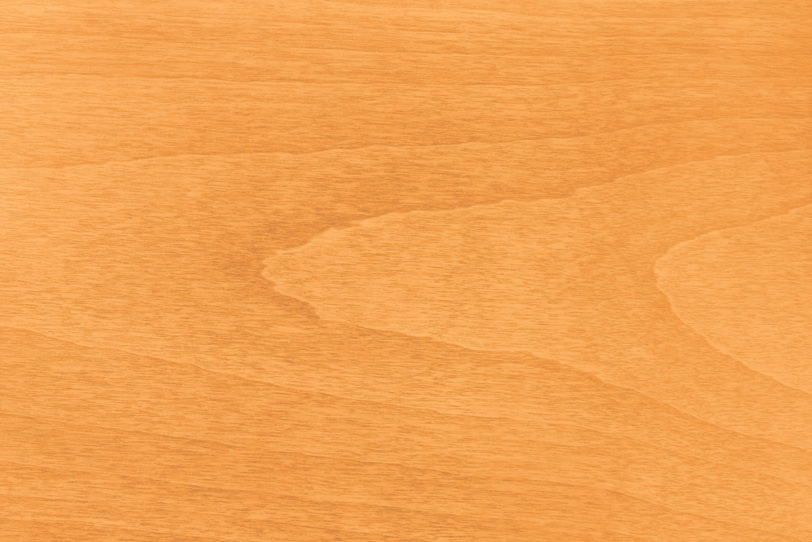
#> input picture images/wood-texture.jpg, 812 x 542 px
$ python -i generate_background.py   (imports and definitions only)
#> lines starting #> are read from the running program, lines starting #| are printed output that depends on the picture
#> further down, picture is the input picture: PIL image 812x542 RGB; mean R, G, B 242.8, 162, 81.2
#!/usr/bin/env python3
from __future__ import annotations

import math
import shutil
from pathlib import Path

import cv2
from PIL import Image, ImageChops, ImageDraw, ImageEnhance, ImageFilter, ImageOps


ROOT = Path(__file__).resolve().parent
REPO_ROOT = ROOT.parent
ASSETS = ROOT / "assets"

PAGE_MM = (61.0, 97.0)
DPI = 635
WIDTH = round(PAGE_MM[0] / 25.4 * DPI)
HEIGHT = round(PAGE_MM[1] / 25.4 * DPI)
SCALE = DPI / 25.4

WOOD_TEXTURE = REPO_ROOT / "images" / "wood-texture.jpg"
LOGO = REPO_ROOT / "images" / "card-logo.png"
FRONT_PHOTO_SOURCE = Path("/mnt/e/picture2/ee381eef14057097.png")
FRONT_PHOTO_ASSET = ASSETS / "front-photo-source.png"
HEADER_BANNER_SOURCE = REPO_ROOT / "images" / "header-banner.png"
HEADER_BANNER_CLEAN_ASSET = ASSETS / "header-banner-clean.png"


def mm(value: float) -> int:
    return round(value * SCALE)


# [12 lines left out: function mirror_tile, not called in this run]


def color_grade_wood(img: Image.Image, mode: str = "back") -> Image.Image:
#> called with mode = 'back'
    if mode == "front":
        img = ImageEnhance.Color(img).enhance(0.34)
        img = ImageEnhance.Contrast(img).enhance(1.28)
        img = ImageEnhance.Brightness(img).enhance(0.42)
        shadow_color = "#0d0a08"
        light_color = "#1a1310"
        glow_strength = 0
        vignette_strength = 58
        dark_color = "#070504"
    else:
        img = ImageEnhance.Color(img).enhance(0.72)
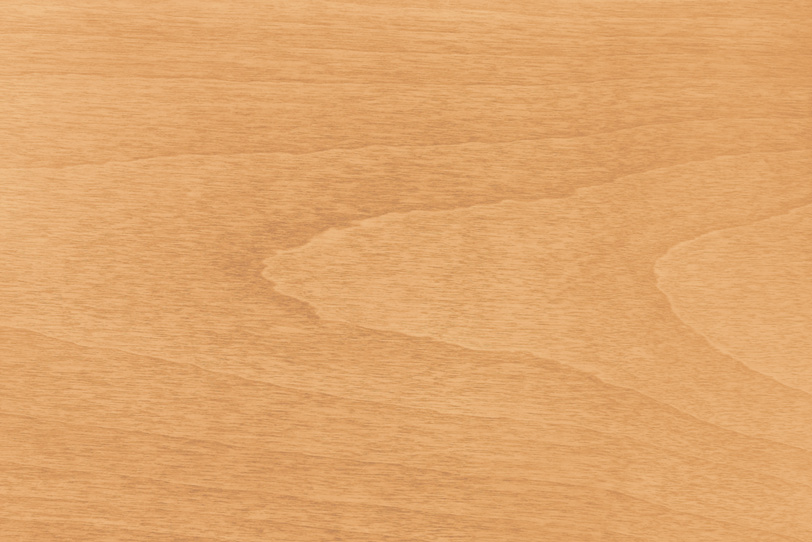
#> img: PIL image 812x542 RGB; mean R, G, B 224, 165.7, 107.5
        img = ImageEnhance.Contrast(img).enhance(1.16)
        img = ImageEnhance.Brightness(img).enhance(0.64)
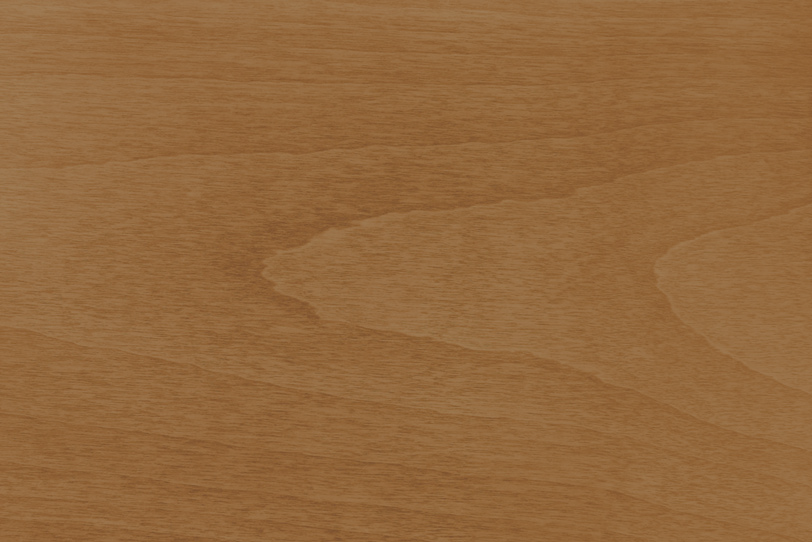
#> img: PIL image 812x542 RGB; mean R, G, B 147.4, 104.1, 60.9
        shadow_color = "#4a3028"
        light_color = "#8b6f47"
        glow_strength = 34
        vignette_strength = 118
        dark_color = "#1f1512"

    shadow_tone = Image.new("RGB", img.size, shadow_color)
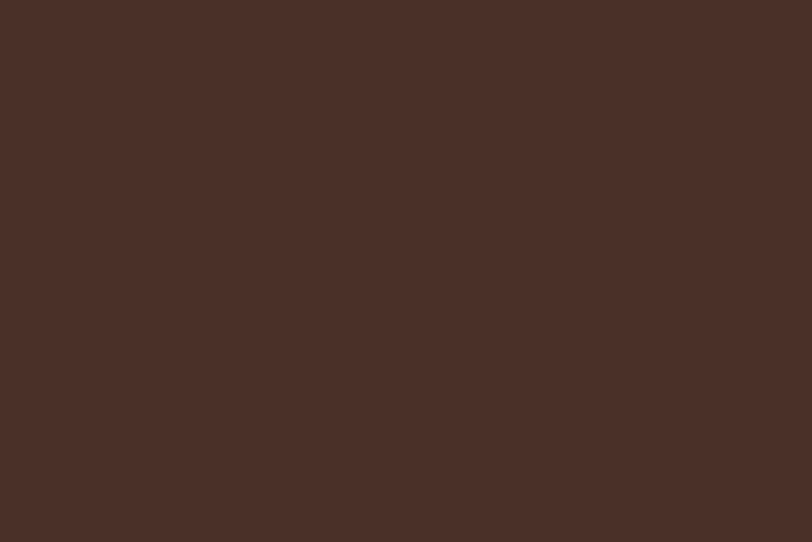
#> shadow_tone: PIL image 812x542 RGB; mean R, G, B 74, 48, 40
    light_tone = Image.new("RGB", img.size, light_color)
    img = Image.blend(ImageChops.multiply(img, shadow_tone), ImageChops.overlay(img, light_tone), 0.44)
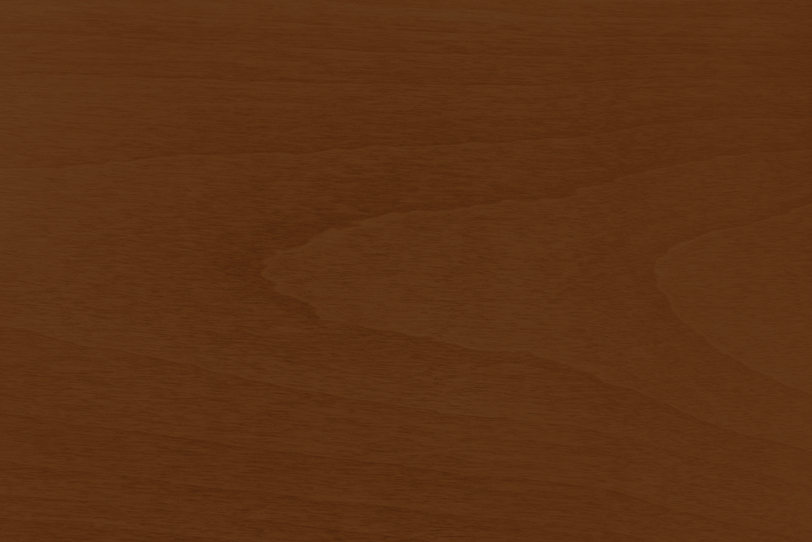
#> img: PIL image 812x542 RGB; mean R, G, B 92.3, 50.1, 19.5

    vignette = Image.new("L", img.size, 0)
#> vignette: PIL image 812x542 L; every value is 0
    px = vignette.load()
    center_x = img.size[0] * 0.43
#> center_x = 349.2
    center_y = img.size[1] * 0.48
#> center_y = 260.2
    max_dist = math.hypot(max(center_x, img.size[0] - center_x), max(center_y, img.size[1] - center_y))
#> max_dist = 541.9
    for y in range(img.size[1]):
        for x in range(img.size[0]):
            dist = math.hypot(x - center_x, y - center_y) / max_dist
            px[x, y] = max(0, min(vignette_strength, round((dist**1.65) * vignette_strength)))
    dark = Image.new("RGB", img.size, dark_color)
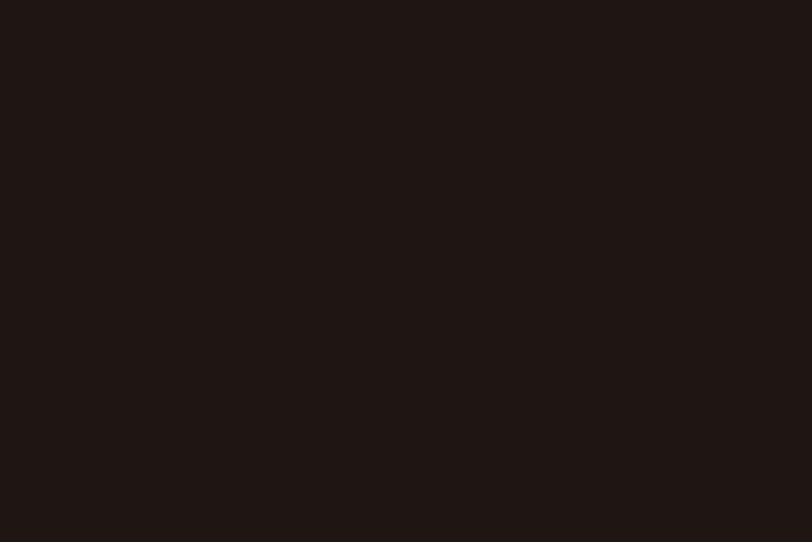
#> dark: PIL image 812x542 RGB; mean R, G, B 31, 21, 18
    img = Image.composite(dark, img, vignette.filter(ImageFilter.GaussianBlur(mm(3.5))))
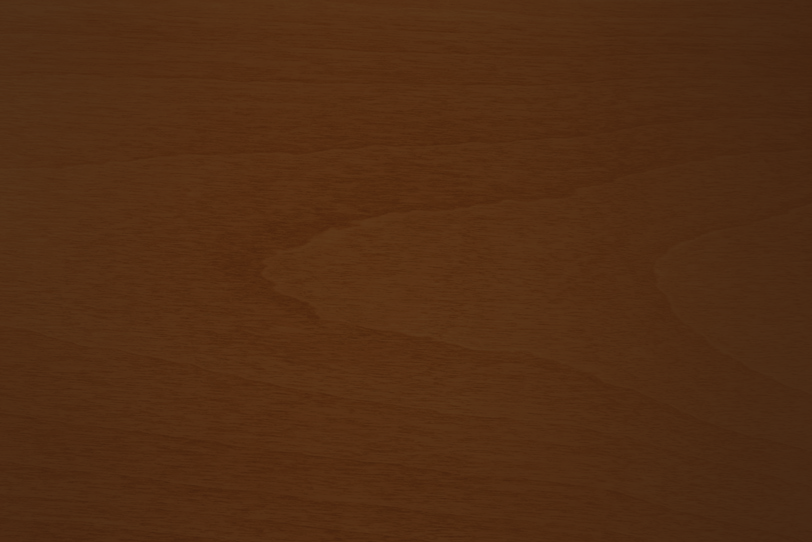
#> img: PIL image 812x542 RGB; mean R, G, B 82.3, 45.3, 19.2

    glow = Image.new("L", img.size, 0)
    gpx = glow.load()
    glow_rx = img.size[0] * 0.42
#> glow_rx = 341
    glow_ry = img.size[1] * 0.55
#> glow_ry = 298.1
    for y in range(img.size[1]):
        for x in range(img.size[0]):
            dx = (x - center_x) / glow_rx
            dy = (y - center_y) / glow_ry
            amount = max(0.0, 1.0 - math.sqrt(dx * dx + dy * dy))
            gpx[x, y] = round((amount**1.8) * glow_strength)
    warm_light = Image.new("RGB", img.size, light_color)
    return Image.composite(warm_light, img, glow.filter(ImageFilter.GaussianBlur(mm(6.0))))


# [183 lines left out: functions draw_kumiko, foil_color, draw_gradient_rect, draw_frame, make_name_plate, make_common_background and 5 more, not called in this run]


def lift_shadows(img: Image.Image, gamma: float = 1.12) -> Image.Image:
    lut = [round(255 * ((i / 255) ** (1 / gamma))) for i in range(256)]
    return img.point(lut * 3)


# [38 lines left out: functions build_front_from_photo, save_rgb_and_cmyk, build_backgrounds, not called in this run]


# [2 lines not run here, left out]

>>> from PIL import Image
>>> picture = Image.open('../images/wood-texture.jpg')
>>> result = color_grade_wood(picture)
